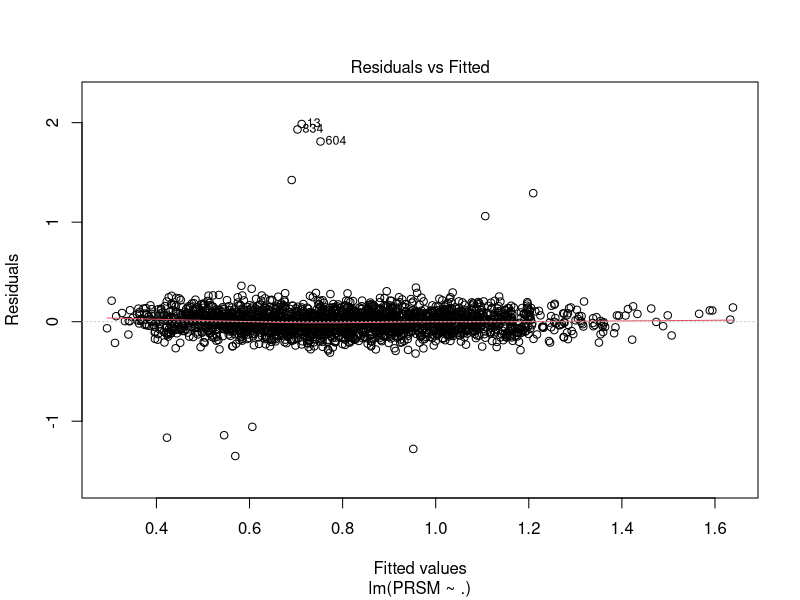
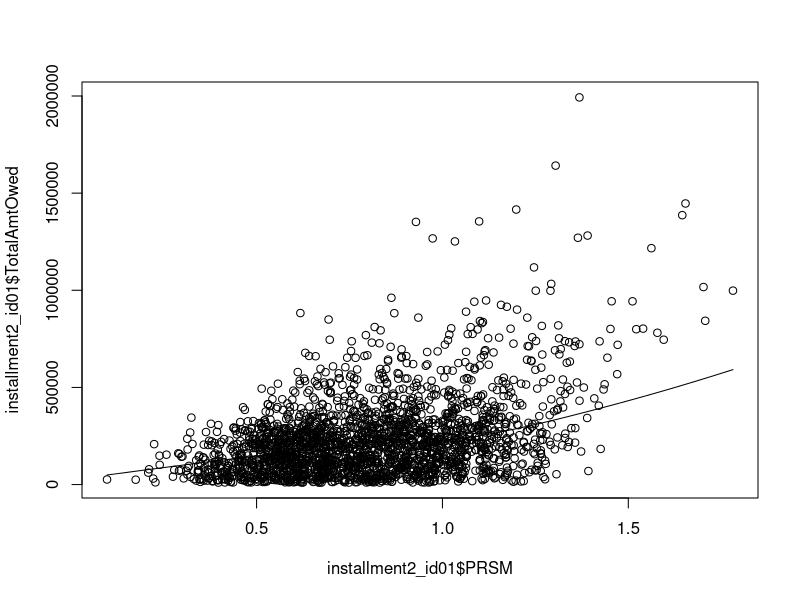
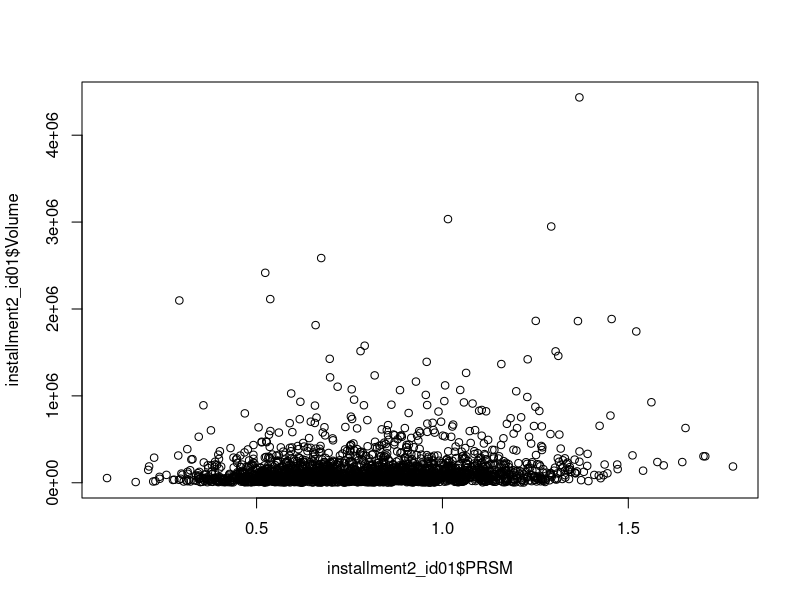
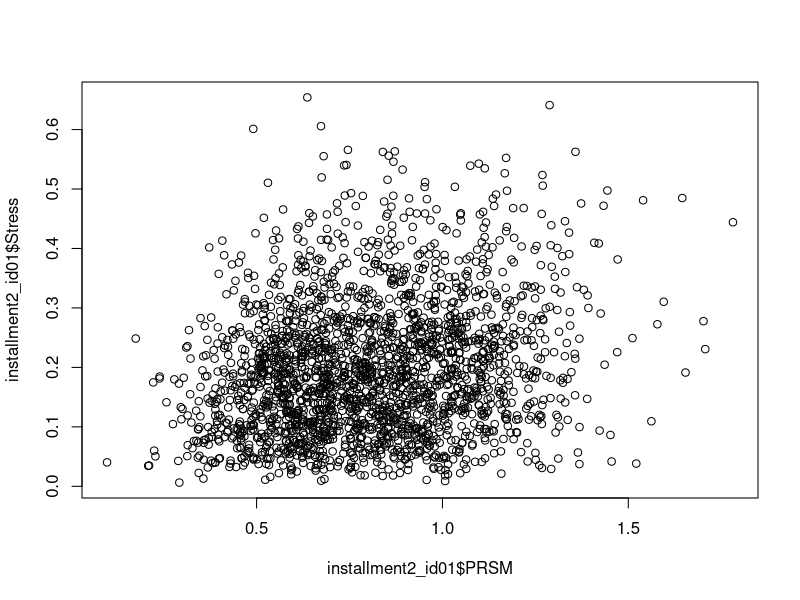
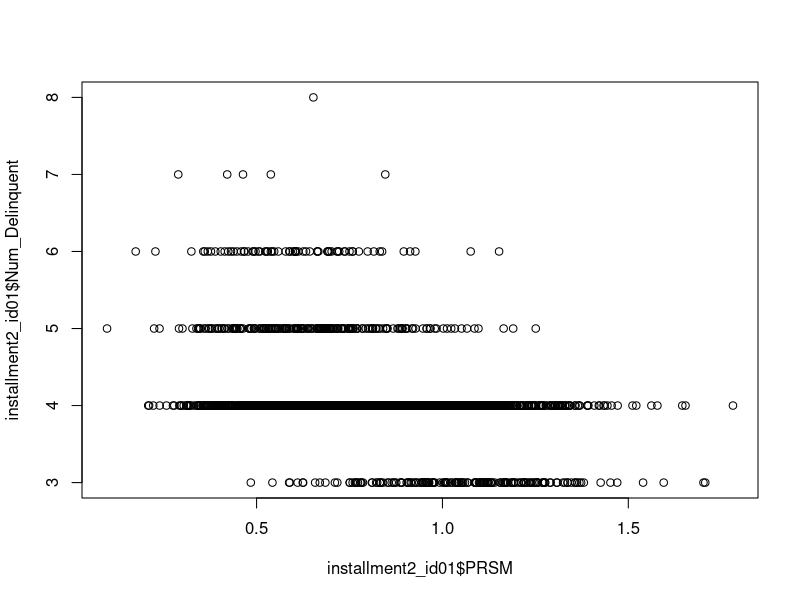
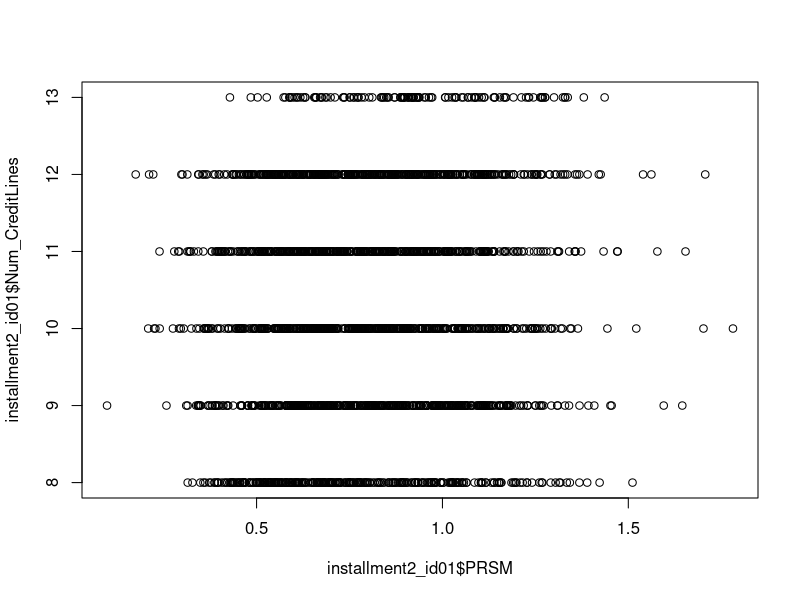
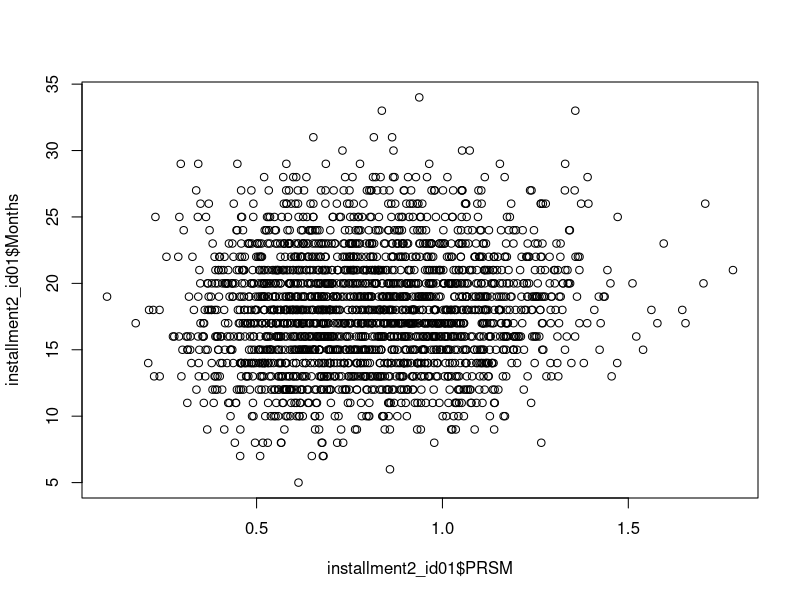
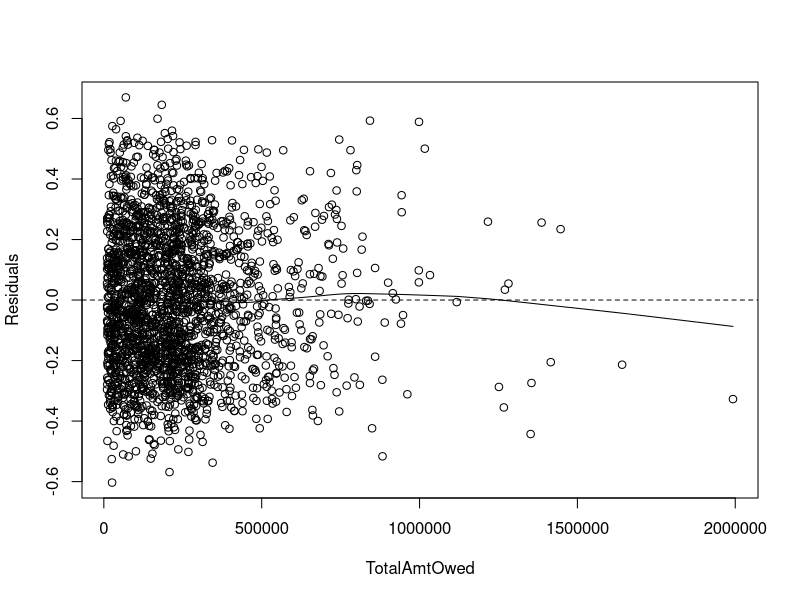

The R script that drew these images, in order:
rm(list = ls())

# install the environment 
library(tidyverse)
library(caret)
library(car)

# read the data
installment2_id01 = read.csv("installment2_id01.csv")

# make NAICS, WomanOwned, FICO categorical variables

installment2_id01 = installment2_id01 %>%
  mutate(NAICS = as.factor(NAICS),
         WomanOwned = as.factor(WomanOwned),
         CorpStructure = as.factor(CorpStructure),
         FICO = case_when(
           (300 <= FICO)&(FICO <= 579) ~ "Poor",
           (580 <= FICO)&(FICO <= 669) ~ "Fair",
           (670 <= FICO)&(FICO <= 739) ~ "Good",
           (740 <= FICO)&(FICO <= 799) ~ "Very Good",
           (800 <= FICO)&(FICO <= 850) ~ "Excellent",
         ))

model_rm_outliers = lm(PRSM ~. , data = installment2_id01)
installment2_id01$residual=residuals(model_rm_outliers)
plot(model_rm_outliers,1)

# remove 11 outliers observed in the plot (abs(residual)>=1)
installment2_id01 = installment2_id01 %>% 
  filter(abs(residual)<=1) %>% 
  dplyr::select(-residual) 

# TODO: remove after certain months

installment2_id01 = installment2_id01 %>% 
  filter(abs(Months)<=60)

# numeric: TotalAmtOwed, Volume, Stress, Num_Delinquent, Num_CreditLines, Months

plot(installment2_id01$PRSM, installment2_id01$TotalAmtOwed); lines(lowess(installment2_id01$PRSM, installment2_id01$TotalAmtOwed))
plot(installment2_id01$PRSM, installment2_id01$Volume)
plot(installment2_id01$PRSM, installment2_id01$Stress)
plot(installment2_id01$PRSM, installment2_id01$Num_Delinquent)
plot(installment2_id01$PRSM, installment2_id01$Num_CreditLines)
plot(installment2_id01$PRSM, installment2_id01$Months)

model_total = lm(PRSM ~ TotalAmtOwed, data = installment2_id01)
plot(installment2_id01$TotalAmtOwed, residuals(model_total),
     xlab = "TotalAmtOwed", ylab = "Residuals") +
lines(lowess(installment2_id01$TotalAmtOwed, residuals(model_total))) +
abline(h = 0, lty = 2)

model_volume = lm(PRSM ~ Volume, data = installment2_id01)
plot(installment2_id01$Volume, residuals(model_volume),
     xlab = "Volume", ylab = "Residuals") + 
  lines(lowess(installment2_id01$Volume, residuals(model_volume))) +
  abline(h = 0, lty = 2)

model_Stress = lm(PRSM ~ Stress, data = installment2_id01)
plot(installment2_id01$Stress, residuals(model_Stress),
     xlab = "Stress", ylab = "Residuals") +
lines(lowess(installment2_id01$Stress, residuals(model_Stress))) +
abline(h = 0, lty = 2)

model_Num_Delinquent = lm(PRSM ~ (Num_Delinquent), data = installment2_id01)
plot(installment2_id01$Num_Delinquent, residuals(model_Num_Delinquent),
     xlab = "Num_Delinquent", ylab = "Residuals") +
  lines(lowess(installment2_id01$Num_Delinquent, residuals(model_Num_Delinquent))) +
  abline(h = 0, lty = 2)

model_Num_CreditLines = lm(PRSM ~ Num_CreditLines, data = installment2_id01)
plot(installment2_id01$Num_CreditLines, residuals(model_Num_CreditLines),
     xlab = "Num_CreditLines", ylab = "Residuals") +
  lines(lowess(installment2_id01$Num_CreditLines, residuals(model_Num_CreditLines))) +
  abline(h = 0, lty = 2)

model_Months = lm(PRSM ~ Months, data = installment2_id01)
plot(installment2_id01$Months, residuals(model_Months),
     xlab = "Months", ylab = "Residuals") +
  lines(lowess(installment2_id01$Months, residuals(model_Months))) +
  abline(h = 0, lty = 2)

# model_0: Original model ####

model_0 = lm(PRSM ~. , data = installment2_id01)
summary(model_0)

# FICOFair, FICOGood, FICoPoor, FICOVery Good, TotalAmtOwed, Stress, WomanOwned1,
# CorpStructureLLC, CorpStructurePartner, CorpStructureSole, NAICS445131, Months are statistically significant (ss)

# FICOFair, FICOGood, FICoPoor, FICOVery Good, Stress, WomanOwned1, 
# CorpStructureLLC, CorpStructurePartner, CorpStructureSole, NAICS445131, Months are discernible

## Cross Validation ####

cv10 = trainControl(method = "cv", number = 10)
model_0_cv = train(PRSM ~. , data = installment2_id01, method ="lm", trControl =cv10)
print(model_0_cv) # RMSE: 0.1031926       

# model_1: Model with p_delinquent ####

installment2_id01_1 = installment2_id01 %>% 
  mutate(p_delinquent = Num_Delinquent/Num_CreditLines)
# p_delinquent is not ss.

model_1 = lm(PRSM ~. - Num_Delinquent - Num_CreditLines, data = installment2_id01_1)
summary(model_1)

## Cross Validation ####

model_1_cv = train(PRSM ~. - Num_Delinquent - Num_CreditLines, data = installment2_id01_1, method ="lm", trControl =cv10)
print(model_1_cv) # RMSE: 0.1033768        

# model_2: Model with corpstructure & months interaction ####

model_2 = lm(PRSM ~ FICO + TotalAmtOwed + Volume + Stress + Num_Delinquent + Num_CreditLines + WomanOwned + CorpStructure*Months + NAICS, data = installment2_id01)
summary(model_2)

## Cross Validation ####

model_2_cv = train(PRSM ~ FICO + TotalAmtOwed + Volume + Stress + Num_Delinquent + Num_CreditLines + WomanOwned + CorpStructure*Months + NAICS, data = installment2_id01, method ="lm", trControl =cv10)
print(model_2_cv) # RMSE: 0.1029841           

# model_3: Model with raw FICO score ####

installment2_id01_2 = read.csv("installment2_id01.csv") %>%
  mutate(NAICS = as.factor(NAICS),
         WomanOwned = as.factor(WomanOwned),
         CorpStructure = as.factor(CorpStructure))
model_rm_outliers = lm(PRSM ~. , data = installment2_id01_2)
installment2_id01_2$residual=residuals(model_rm_outliers)

# remove 11 outliers observed in the plot (abs(residual)>=1)
installment2_id01_2 = installment2_id01_2 %>% 
  filter(abs(residual)<=1) %>% 
  select(-residual) 

# remove after certain months
model_rm_long_months = lm(PRSM ~ Months, data = installment2_id01_2)
plot(model_rm_long_months,1)
installment2_id01_2$fitted=fitted.values(model_rm_long_months)
installment2_id01_2 = installment2_id01_2 %>% 
  filter(abs(fitted)<=0.84) %>% 
  select(-fitted) 

model_3 = lm(PRSM ~. , data = installment2_id01_2)
summary(model_3)

## Cross Validation ####

model_3_cv = train(PRSM ~. , data = installment2_id01_2, method ="lm", trControl =cv10)
print(model_3_cv) # RMSE: 0.1063085     

# model_4: Model with corpstructure & months interaction + raw fico score ####

model_4 = lm(PRSM ~ FICO + TotalAmtOwed + Volume + Stress + Num_Delinquent + Num_CreditLines + WomanOwned + CorpStructure*Months + NAICS , data = installment2_id01_2)
summary(model_4)

## Cross Validation ####

model_4_cv = train(PRSM ~ FICO + TotalAmtOwed + Volume + Stress + Num_Delinquent + Num_CreditLines + WomanOwned + CorpStructure*Months + NAICS , data = installment2_id01_2, method ="lm", trControl =cv10)
print(model_4_cv) # RMSE: 0.1056763  

# model_5: Model with corpstructure & months interaction + transforming totalamtowed cube ####

model_5 = lm(PRSM ~ FICO + I(TotalAmtOwed^(1/2)) + Volume + Stress + Num_Delinquent + Num_CreditLines + WomanOwned + CorpStructure*Months + NAICS, data = installment2_id01)
summary(model_5)

## Cross Validation ####

model_5_cv = train(PRSM ~ FICO + I(TotalAmtOwed^(1/2)) + Volume + Stress + Num_Delinquent + Num_CreditLines + WomanOwned + CorpStructure*Months + NAICS, data = installment2_id01, method ="lm", trControl =cv10)
print(model_5_cv) # RMSE: 0.1071255      

# model_6: Model with corpstructure & months interaction + transforming totalamtowed & volume ####

model_6 = lm(PRSM ~ FICO + I(TotalAmtOwed^(0.5)) + I(Volume^(1/3)) + Stress + Num_Delinquent + Num_CreditLines + WomanOwned + CorpStructure*Months + NAICS, data = installment2_id01)
summary(model_6)

## Cross Validation ####

model_6_cv = train(PRSM ~ FICO + I(TotalAmtOwed^(0.5)) + I(Volume^(1/3)) + Stress + Num_Delinquent + Num_CreditLines + WomanOwned + CorpStructure*Months + NAICS, data = installment2_id01, method ="lm", trControl =cv10)
print(model_6_cv) # RMSE: 0.1067479      

# model_7: Model with corpstructure & months interaction + remove ####

model_7 = lm(PRSM ~ FICO + TotalAmtOwed + Stress + WomanOwned + CorpStructure*Months + NAICS, data = installment2_id01)
summary(model_7)

## Cross Validation ####

model_7_cv = train(PRSM ~ FICO + TotalAmtOwed + I(Stress^0.5) + WomanOwned + CorpStructure*Months + NAICS, data = installment2_id01, method ="lm", trControl =cv10)
print(model_7_cv) # RMSE: 0.1029772           

# model_8: Model with corpstructure & months interaction + transforming totalamtowed & removing volume and NAICS ####

model_8 = lm(PRSM ~ FICO + Stress + I(8*TotalAmtOwed) + WomanOwned + CorpStructure*Months, data = installment2_id01)
summary(model_8)

## Cross Validation ####

model_8_cv = train(PRSM ~ FICO + Stress + I(8*TotalAmtOwed) + WomanOwned + CorpStructure*Months, data = installment2_id01, method ="lm", trControl =cv10)
print(model_8_cv) # RMSE: 0.1028501           


# boxTidwell (transform)
?boxTidwell()
# Evaluation 1 

evaluation_data = read_csv(file = "installment2_evaluation_data.csv")
# here: do any necessary transformation or create any additional needed predictors
 
evaluation_data = evaluation_data %>%
  mutate(NAICS = as.factor(NAICS),
         WomanOwned = as.factor(WomanOwned),
         CorpStructure = as.factor(CorpStructure),
         FICO = case_when(
           (300 <= FICO)&(FICO <= 579) ~ "Poor",
           (580 <= FICO)&(FICO <= 669) ~ "Fair",
           (670 <= FICO)&(FICO <= 739) ~ "Good",
           (740 <= FICO)&(FICO <= 799) ~ "Very Good",
           (800 <= FICO)&(FICO <= 850) ~ "Excellent",
         ))

summary(installment2_id01$PRSM)
